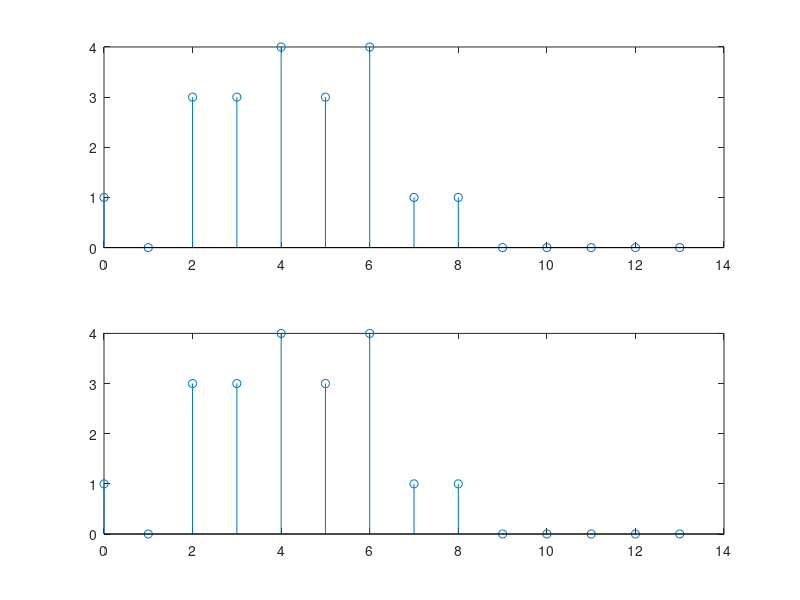

The MATLAB script that drew this image:
% commutative property of conv
% y=s*t = t*s
x1=[ones(1,5) zeros(1,5)]
h1=[1 -1 3 0 1]
x1_h1=conv(x1,h1)
h1_x1=conv(h1,x1)
n_x1_h1=[0:length(x1_h1)-1]
n_h1_x1=[0:length(h1_x1)-1]
subplot(2,1,1)
stem(n_x1_h1,x1_h1)
subplot(2,1,2)
stem(n_h1_x1,h1_x1)
